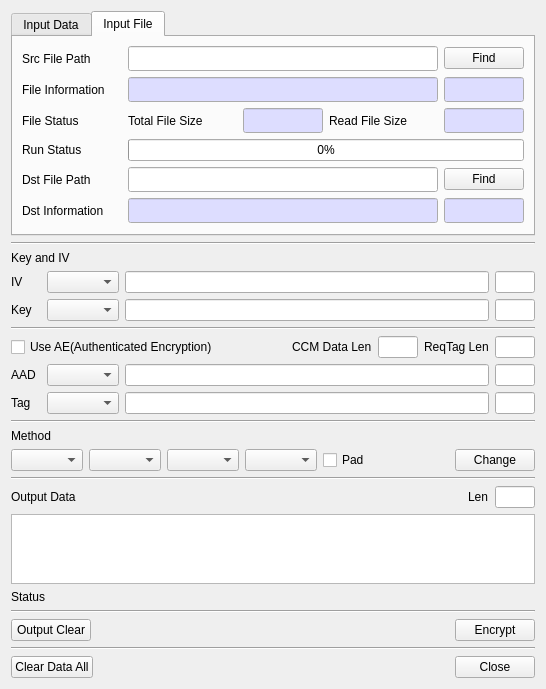
<?xml version="1.0" encoding="UTF-8"?>
<ui version="4.0">
 <class>EncDecDlg</class>
 <widget class="QDialog" name="EncDecDlg">
  <property name="geometry">
   <rect>
    <x>0</x>
    <y>0</y>
    <width>546</width>
    <height>673</height>
   </rect>
  </property>
  <property name="windowTitle">
   <string>Encrypt / Decrypt</string>
  </property>
  <layout class="QVBoxLayout" name="verticalLayout">
   <item>
    <widget class="QTabWidget" name="mInputTab">
     <property name="currentIndex">
      <number>1</number>
     </property>
     <widget class="QWidget" name="tabData">
      <attribute name="title">
       <string>Input Data</string>
      </attribute>
      <layout class="QVBoxLayout" name="verticalLayout_2">
       <item>
        <layout class="QGridLayout" name="gridLayout_4">
         <property name="topMargin">
          <number>0</number>
         </property>
         <item row="0" column="3">
          <widget class="QRadioButton" name="mInputBase64Radio">
           <property name="text">
            <string>Base64</string>
           </property>
          </widget>
         </item>
         <item row="0" column="0">
          <widget class="QLabel" name="label_3">
           <property name="text">
            <string>Input Data</string>
           </property>
          </widget>
         </item>
         <item row="0" column="1">
          <widget class="QRadioButton" name="mInputStringRadio">
           <property name="text">
            <string>String</string>
           </property>
           <property name="checked">
            <bool>true</bool>
           </property>
          </widget>
         </item>
         <item row="0" column="5">
          <widget class="QLabel" name="label_10">
           <property name="text">
            <string>Len</string>
           </property>
          </widget>
         </item>
         <item row="0" column="6">
          <widget class="QLineEdit" name="mInputLenText">
           <property name="minimumSize">
            <size>
             <width>40</width>
             <height>0</height>
            </size>
           </property>
           <property name="maximumSize">
            <size>
             <width>40</width>
             <height>16777215</height>
            </size>
           </property>
           <property name="readOnly">
            <bool>true</bool>
           </property>
          </widget>
         </item>
         <item row="0" column="2">
          <widget class="QRadioButton" name="mInputHexRadio">
           <property name="text">
            <string>Hex</string>
           </property>
          </widget>
         </item>
         <item row="0" column="4">
          <spacer name="horizontalSpacer">
           <property name="orientation">
            <enum>Qt::Horizontal</enum>
           </property>
           <property name="sizeHint" stdset="0">
            <size>
             <width>40</width>
             <height>20</height>
            </size>
           </property>
          </spacer>
         </item>
        </layout>
       </item>
       <item>
        <widget class="QPlainTextEdit" name="mInputText"/>
       </item>
       <item>
        <layout class="QGridLayout" name="gridLayout_5">
         <property name="topMargin">
          <number>0</number>
         </property>
         <item row="0" column="0">
          <widget class="QPushButton" name="mInitBtn">
           <property name="text">
            <string>Init</string>
           </property>
          </widget>
         </item>
         <item row="0" column="1">
          <widget class="QPushButton" name="mUpdateBtn">
           <property name="text">
            <string>Update</string>
           </property>
          </widget>
         </item>
         <item row="0" column="4">
          <widget class="QPushButton" name="mInputClearBtn">
           <property name="text">
            <string>Input Clear</string>
           </property>
          </widget>
         </item>
         <item row="0" column="2">
          <widget class="QPushButton" name="mFinalBtn">
           <property name="text">
            <string>Final</string>
           </property>
          </widget>
         </item>
         <item row="0" column="3">
          <spacer name="horizontalSpacer_7">
           <property name="orientation">
            <enum>Qt::Horizontal</enum>
           </property>
           <property name="sizeHint" stdset="0">
            <size>
             <width>40</width>
             <height>20</height>
            </size>
           </property>
          </spacer>
         </item>
        </layout>
       </item>
      </layout>
     </widget>
     <widget class="QWidget" name="tabFile">
      <attribute name="title">
       <string>Input File</string>
      </attribute>
      <layout class="QVBoxLayout" name="verticalLayout_3">
       <item>
        <layout class="QGridLayout" name="gridLayout_6">
         <item row="0" column="0">
          <widget class="QLabel" name="label_13">
           <property name="minimumSize">
            <size>
             <width>100</width>
             <height>0</height>
            </size>
           </property>
           <property name="maximumSize">
            <size>
             <width>100</width>
             <height>16777215</height>
            </size>
           </property>
           <property name="text">
            <string>Src File Path</string>
           </property>
          </widget>
         </item>
         <item row="0" column="1">
          <widget class="QLineEdit" name="mSrcFileText">
           <property name="font">
            <font>
             <family>굴림체</family>
            </font>
           </property>
          </widget>
         </item>
         <item row="0" column="2">
          <widget class="QPushButton" name="mFindSrcFileBtn">
           <property name="minimumSize">
            <size>
             <width>80</width>
             <height>0</height>
            </size>
           </property>
           <property name="maximumSize">
            <size>
             <width>80</width>
             <height>16777215</height>
            </size>
           </property>
           <property name="text">
            <string>Find</string>
           </property>
          </widget>
         </item>
        </layout>
       </item>
       <item>
        <layout class="QGridLayout" name="gridLayout_7">
         <item row="0" column="1">
          <widget class="QLineEdit" name="mSrcFileInfoText">
           <property name="palette">
            <palette>
             <active>
              <colorrole role="Base">
               <brush brushstyle="SolidPattern">
                <color alpha="255">
                 <red>221</red>
                 <green>221</green>
                 <blue>255</blue>
                </color>
               </brush>
              </colorrole>
             </active>
             <inactive>
              <colorrole role="Base">
               <brush brushstyle="SolidPattern">
                <color alpha="255">
                 <red>221</red>
                 <green>221</green>
                 <blue>255</blue>
                </color>
               </brush>
              </colorrole>
             </inactive>
             <disabled>
              <colorrole role="Base">
               <brush brushstyle="SolidPattern">
                <color alpha="255">
                 <red>240</red>
                 <green>240</green>
                 <blue>240</blue>
                </color>
               </brush>
              </colorrole>
             </disabled>
            </palette>
           </property>
           <property name="font">
            <font>
             <family>굴림체</family>
            </font>
           </property>
          </widget>
         </item>
         <item row="0" column="0">
          <widget class="QLabel" name="label_14">
           <property name="minimumSize">
            <size>
             <width>100</width>
             <height>0</height>
            </size>
           </property>
           <property name="maximumSize">
            <size>
             <width>100</width>
             <height>16777215</height>
            </size>
           </property>
           <property name="text">
            <string>File Information</string>
           </property>
          </widget>
         </item>
         <item row="0" column="2">
          <widget class="QLineEdit" name="mSrcFileSizeText">
           <property name="minimumSize">
            <size>
             <width>80</width>
             <height>0</height>
            </size>
           </property>
           <property name="maximumSize">
            <size>
             <width>80</width>
             <height>16777215</height>
            </size>
           </property>
           <property name="palette">
            <palette>
             <active>
              <colorrole role="Base">
               <brush brushstyle="SolidPattern">
                <color alpha="255">
                 <red>221</red>
                 <green>221</green>
                 <blue>255</blue>
                </color>
               </brush>
              </colorrole>
             </active>
             <inactive>
              <colorrole role="Base">
               <brush brushstyle="SolidPattern">
                <color alpha="255">
                 <red>221</red>
                 <green>221</green>
                 <blue>255</blue>
                </color>
               </brush>
              </colorrole>
             </inactive>
             <disabled>
              <colorrole role="Base">
               <brush brushstyle="SolidPattern">
                <color alpha="255">
                 <red>240</red>
                 <green>240</green>
                 <blue>240</blue>
                </color>
               </brush>
              </colorrole>
             </disabled>
            </palette>
           </property>
           <property name="font">
            <font>
             <family>굴림체</family>
            </font>
           </property>
          </widget>
         </item>
        </layout>
       </item>
       <item>
        <layout class="QGridLayout" name="gridLayout_8">
         <item row="0" column="0">
          <widget class="QLabel" name="label_15">
           <property name="minimumSize">
            <size>
             <width>100</width>
             <height>0</height>
            </size>
           </property>
           <property name="maximumSize">
            <size>
             <width>100</width>
             <height>16777215</height>
            </size>
           </property>
           <property name="text">
            <string>File Status</string>
           </property>
          </widget>
         </item>
         <item row="0" column="2">
          <widget class="QLineEdit" name="mFileTotalSizeText">
           <property name="minimumSize">
            <size>
             <width>80</width>
             <height>0</height>
            </size>
           </property>
           <property name="maximumSize">
            <size>
             <width>80</width>
             <height>16777215</height>
            </size>
           </property>
           <property name="palette">
            <palette>
             <active>
              <colorrole role="Base">
               <brush brushstyle="SolidPattern">
                <color alpha="255">
                 <red>221</red>
                 <green>221</green>
                 <blue>255</blue>
                </color>
               </brush>
              </colorrole>
             </active>
             <inactive>
              <colorrole role="Base">
               <brush brushstyle="SolidPattern">
                <color alpha="255">
                 <red>221</red>
                 <green>221</green>
                 <blue>255</blue>
                </color>
               </brush>
              </colorrole>
             </inactive>
             <disabled>
              <colorrole role="Base">
               <brush brushstyle="SolidPattern">
                <color alpha="255">
                 <red>240</red>
                 <green>240</green>
                 <blue>240</blue>
                </color>
               </brush>
              </colorrole>
             </disabled>
            </palette>
           </property>
           <property name="font">
            <font>
             <family>굴림체</family>
            </font>
           </property>
          </widget>
         </item>
         <item row="0" column="3">
          <widget class="QLabel" name="label_17">
           <property name="text">
            <string>Read File Size</string>
           </property>
          </widget>
         </item>
         <item row="0" column="1">
          <widget class="QLabel" name="label_16">
           <property name="text">
            <string>Total File Size</string>
           </property>
          </widget>
         </item>
         <item row="0" column="4">
          <widget class="QLineEdit" name="mFileReadSizeText">
           <property name="minimumSize">
            <size>
             <width>80</width>
             <height>0</height>
            </size>
           </property>
           <property name="maximumSize">
            <size>
             <width>80</width>
             <height>16777215</height>
            </size>
           </property>
           <property name="palette">
            <palette>
             <active>
              <colorrole role="Base">
               <brush brushstyle="SolidPattern">
                <color alpha="255">
                 <red>221</red>
                 <green>221</green>
                 <blue>255</blue>
                </color>
               </brush>
              </colorrole>
             </active>
             <inactive>
              <colorrole role="Base">
               <brush brushstyle="SolidPattern">
                <color alpha="255">
                 <red>221</red>
                 <green>221</green>
                 <blue>255</blue>
                </color>
               </brush>
              </colorrole>
             </inactive>
             <disabled>
              <colorrole role="Base">
               <brush brushstyle="SolidPattern">
                <color alpha="255">
                 <red>240</red>
                 <green>240</green>
                 <blue>240</blue>
                </color>
               </brush>
              </colorrole>
             </disabled>
            </palette>
           </property>
           <property name="font">
            <font>
             <family>굴림체</family>
            </font>
           </property>
          </widget>
         </item>
        </layout>
       </item>
       <item>
        <layout class="QGridLayout" name="gridLayout_10">
         <property name="topMargin">
          <number>0</number>
         </property>
         <item row="0" column="1">
          <widget class="QProgressBar" name="mEncProgBar">
           <property name="value">
            <number>0</number>
           </property>
          </widget>
         </item>
         <item row="0" column="0">
          <widget class="QLabel" name="label_19">
           <property name="minimumSize">
            <size>
             <width>100</width>
             <height>0</height>
            </size>
           </property>
           <property name="maximumSize">
            <size>
             <width>100</width>
             <height>16777215</height>
            </size>
           </property>
           <property name="text">
            <string>Run Status</string>
           </property>
          </widget>
         </item>
        </layout>
       </item>
       <item>
        <layout class="QGridLayout" name="gridLayout_9">
         <item row="0" column="1">
          <widget class="QLineEdit" name="mDstFileText">
           <property name="font">
            <font>
             <family>굴림체</family>
            </font>
           </property>
          </widget>
         </item>
         <item row="0" column="0">
          <widget class="QLabel" name="label_18">
           <property name="minimumSize">
            <size>
             <width>100</width>
             <height>0</height>
            </size>
           </property>
           <property name="maximumSize">
            <size>
             <width>100</width>
             <height>16777215</height>
            </size>
           </property>
           <property name="text">
            <string>Dst File Path</string>
           </property>
          </widget>
         </item>
         <item row="0" column="2">
          <widget class="QPushButton" name="mFindDstFileBtn">
           <property name="text">
            <string>Find</string>
           </property>
          </widget>
         </item>
        </layout>
       </item>
       <item>
        <layout class="QGridLayout" name="gridLayout_11">
         <property name="topMargin">
          <number>0</number>
         </property>
         <item row="0" column="0">
          <widget class="QLabel" name="label_20">
           <property name="minimumSize">
            <size>
             <width>100</width>
             <height>0</height>
            </size>
           </property>
           <property name="maximumSize">
            <size>
             <width>100</width>
             <height>16777215</height>
            </size>
           </property>
           <property name="text">
            <string>Dst Information</string>
           </property>
          </widget>
         </item>
         <item row="0" column="1">
          <widget class="QLineEdit" name="mDstFileInfoText">
           <property name="palette">
            <palette>
             <active>
              <colorrole role="Base">
               <brush brushstyle="SolidPattern">
                <color alpha="255">
                 <red>221</red>
                 <green>221</green>
                 <blue>255</blue>
                </color>
               </brush>
              </colorrole>
             </active>
             <inactive>
              <colorrole role="Base">
               <brush brushstyle="SolidPattern">
                <color alpha="255">
                 <red>221</red>
                 <green>221</green>
                 <blue>255</blue>
                </color>
               </brush>
              </colorrole>
             </inactive>
             <disabled>
              <colorrole role="Base">
               <brush brushstyle="SolidPattern">
                <color alpha="255">
                 <red>240</red>
                 <green>240</green>
                 <blue>240</blue>
                </color>
               </brush>
              </colorrole>
             </disabled>
            </palette>
           </property>
           <property name="font">
            <font>
             <family>굴림체</family>
            </font>
           </property>
           <property name="readOnly">
            <bool>true</bool>
           </property>
          </widget>
         </item>
         <item row="0" column="2">
          <widget class="QLineEdit" name="mDstFileSizeText">
           <property name="minimumSize">
            <size>
             <width>80</width>
             <height>0</height>
            </size>
           </property>
           <property name="maximumSize">
            <size>
             <width>80</width>
             <height>16777215</height>
            </size>
           </property>
           <property name="palette">
            <palette>
             <active>
              <colorrole role="Base">
               <brush brushstyle="SolidPattern">
                <color alpha="255">
                 <red>221</red>
                 <green>221</green>
                 <blue>255</blue>
                </color>
               </brush>
              </colorrole>
             </active>
             <inactive>
              <colorrole role="Base">
               <brush brushstyle="SolidPattern">
                <color alpha="255">
                 <red>221</red>
                 <green>221</green>
                 <blue>255</blue>
                </color>
               </brush>
              </colorrole>
             </inactive>
             <disabled>
              <colorrole role="Base">
               <brush brushstyle="SolidPattern">
                <color alpha="255">
                 <red>240</red>
                 <green>240</green>
                 <blue>240</blue>
                </color>
               </brush>
              </colorrole>
             </disabled>
            </palette>
           </property>
           <property name="font">
            <font>
             <family>굴림체</family>
            </font>
           </property>
           <property name="readOnly">
            <bool>true</bool>
           </property>
          </widget>
         </item>
        </layout>
       </item>
       <item>
        <spacer name="verticalSpacer">
         <property name="orientation">
          <enum>Qt::Vertical</enum>
         </property>
         <property name="sizeHint" stdset="0">
          <size>
           <width>20</width>
           <height>40</height>
          </size>
         </property>
        </spacer>
       </item>
      </layout>
     </widget>
    </widget>
   </item>
   <item>
    <widget class="Line" name="line_2">
     <property name="orientation">
      <enum>Qt::Horizontal</enum>
     </property>
    </widget>
   </item>
   <item>
    <widget class="QLabel" name="label_5">
     <property name="text">
      <string>Key and IV</string>
     </property>
    </widget>
   </item>
   <item>
    <layout class="QHBoxLayout" name="horizontalLayout_3">
     <item>
      <widget class="QLabel" name="label">
       <property name="minimumSize">
        <size>
         <width>30</width>
         <height>0</height>
        </size>
       </property>
       <property name="text">
        <string>IV</string>
       </property>
      </widget>
     </item>
     <item>
      <widget class="QComboBox" name="mIVTypeCombo"/>
     </item>
     <item>
      <widget class="QLineEdit" name="mIVText"/>
     </item>
     <item>
      <widget class="QLineEdit" name="mIVLenText">
       <property name="minimumSize">
        <size>
         <width>40</width>
         <height>0</height>
        </size>
       </property>
       <property name="maximumSize">
        <size>
         <width>40</width>
         <height>16777215</height>
        </size>
       </property>
       <property name="readOnly">
        <bool>true</bool>
       </property>
      </widget>
     </item>
    </layout>
   </item>
   <item>
    <layout class="QHBoxLayout" name="horizontalLayout_4">
     <item>
      <widget class="QLabel" name="label_2">
       <property name="minimumSize">
        <size>
         <width>30</width>
         <height>0</height>
        </size>
       </property>
       <property name="text">
        <string>Key</string>
       </property>
      </widget>
     </item>
     <item>
      <widget class="QComboBox" name="mKeyTypeCombo"/>
     </item>
     <item>
      <widget class="QLineEdit" name="mKeyText"/>
     </item>
     <item>
      <widget class="QLineEdit" name="mKeyLenText">
       <property name="minimumSize">
        <size>
         <width>40</width>
         <height>0</height>
        </size>
       </property>
       <property name="maximumSize">
        <size>
         <width>40</width>
         <height>16777215</height>
        </size>
       </property>
       <property name="readOnly">
        <bool>true</bool>
       </property>
      </widget>
     </item>
    </layout>
   </item>
   <item>
    <widget class="Line" name="line_3">
     <property name="orientation">
      <enum>Qt::Horizontal</enum>
     </property>
    </widget>
   </item>
   <item>
    <layout class="QGridLayout" name="gridLayout_2">
     <property name="topMargin">
      <number>0</number>
     </property>
     <item row="0" column="0">
      <widget class="QCheckBox" name="mUseAECheck">
       <property name="text">
        <string>Use AE(Authenticated Encryption)</string>
       </property>
      </widget>
     </item>
     <item row="0" column="2">
      <widget class="QLabel" name="label_8">
       <property name="text">
        <string>CCM Data Len</string>
       </property>
      </widget>
     </item>
     <item row="0" column="1">
      <spacer name="horizontalSpacer_4">
       <property name="orientation">
        <enum>Qt::Horizontal</enum>
       </property>
       <property name="sizeHint" stdset="0">
        <size>
         <width>40</width>
         <height>20</height>
        </size>
       </property>
      </spacer>
     </item>
     <item row="0" column="3">
      <widget class="QLineEdit" name="mCCMDataLength">
       <property name="maximumSize">
        <size>
         <width>40</width>
         <height>16777215</height>
        </size>
       </property>
      </widget>
     </item>
     <item row="0" column="4">
      <widget class="QLabel" name="label_12">
       <property name="text">
        <string>ReqTag Len</string>
       </property>
      </widget>
     </item>
     <item row="0" column="5">
      <widget class="QLineEdit" name="mReqTagLenText">
       <property name="minimumSize">
        <size>
         <width>40</width>
         <height>0</height>
        </size>
       </property>
       <property name="maximumSize">
        <size>
         <width>40</width>
         <height>16777215</height>
        </size>
       </property>
      </widget>
     </item>
    </layout>
   </item>
   <item>
    <layout class="QHBoxLayout" name="horizontalLayout_7">
     <item>
      <widget class="QLabel" name="label_6">
       <property name="minimumSize">
        <size>
         <width>30</width>
         <height>0</height>
        </size>
       </property>
       <property name="text">
        <string>AAD</string>
       </property>
      </widget>
     </item>
     <item>
      <widget class="QComboBox" name="mAADTypeCombo"/>
     </item>
     <item>
      <widget class="QLineEdit" name="mAADText"/>
     </item>
     <item>
      <widget class="QLineEdit" name="mAADLenText">
       <property name="minimumSize">
        <size>
         <width>40</width>
         <height>0</height>
        </size>
       </property>
       <property name="maximumSize">
        <size>
         <width>40</width>
         <height>16777215</height>
        </size>
       </property>
       <property name="readOnly">
        <bool>true</bool>
       </property>
      </widget>
     </item>
    </layout>
   </item>
   <item>
    <layout class="QHBoxLayout" name="horizontalLayout_8">
     <item>
      <widget class="QLabel" name="label_7">
       <property name="minimumSize">
        <size>
         <width>30</width>
         <height>0</height>
        </size>
       </property>
       <property name="text">
        <string>Tag</string>
       </property>
      </widget>
     </item>
     <item>
      <widget class="QComboBox" name="mTagTypeCombo"/>
     </item>
     <item>
      <widget class="QLineEdit" name="mTagText"/>
     </item>
     <item>
      <widget class="QLineEdit" name="mTagLenText">
       <property name="minimumSize">
        <size>
         <width>40</width>
         <height>0</height>
        </size>
       </property>
       <property name="maximumSize">
        <size>
         <width>40</width>
         <height>16777215</height>
        </size>
       </property>
       <property name="readOnly">
        <bool>true</bool>
       </property>
      </widget>
     </item>
    </layout>
   </item>
   <item>
    <widget class="Line" name="line_4">
     <property name="orientation">
      <enum>Qt::Horizontal</enum>
     </property>
    </widget>
   </item>
   <item>
    <widget class="QLabel" name="label_4">
     <property name="text">
      <string>Method</string>
     </property>
    </widget>
   </item>
   <item>
    <layout class="QHBoxLayout" name="horizontalLayout_2">
     <item>
      <widget class="QComboBox" name="mAlgCombo">
       <property name="minimumSize">
        <size>
         <width>0</width>
         <height>0</height>
        </size>
       </property>
      </widget>
     </item>
     <item>
      <widget class="QComboBox" name="mModeCombo"/>
     </item>
     <item>
      <widget class="QComboBox" name="mOutputTypeCombo"/>
     </item>
     <item>
      <widget class="QComboBox" name="mMethodCombo"/>
     </item>
     <item>
      <widget class="QCheckBox" name="mPadCheck">
       <property name="text">
        <string>Pad</string>
       </property>
      </widget>
     </item>
     <item>
      <spacer name="horizontalSpacer_2">
       <property name="orientation">
        <enum>Qt::Horizontal</enum>
       </property>
       <property name="sizeHint" stdset="0">
        <size>
         <width>40</width>
         <height>20</height>
        </size>
       </property>
      </spacer>
     </item>
     <item>
      <widget class="QPushButton" name="mChangeBtn">
       <property name="text">
        <string>Change</string>
       </property>
      </widget>
     </item>
    </layout>
   </item>
   <item>
    <widget class="Line" name="line">
     <property name="orientation">
      <enum>Qt::Horizontal</enum>
     </property>
    </widget>
   </item>
   <item>
    <layout class="QGridLayout" name="gridLayout_3">
     <property name="topMargin">
      <number>0</number>
     </property>
     <item row="0" column="3">
      <widget class="QLineEdit" name="mOutputLenText">
       <property name="minimumSize">
        <size>
         <width>40</width>
         <height>0</height>
        </size>
       </property>
       <property name="maximumSize">
        <size>
         <width>40</width>
         <height>16777215</height>
        </size>
       </property>
       <property name="readOnly">
        <bool>true</bool>
       </property>
      </widget>
     </item>
     <item row="0" column="1">
      <spacer name="horizontalSpacer_5">
       <property name="orientation">
        <enum>Qt::Horizontal</enum>
       </property>
       <property name="sizeHint" stdset="0">
        <size>
         <width>40</width>
         <height>20</height>
        </size>
       </property>
      </spacer>
     </item>
     <item row="0" column="0">
      <widget class="QLabel" name="label_9">
       <property name="text">
        <string>Output Data</string>
       </property>
      </widget>
     </item>
     <item row="0" column="2">
      <widget class="QLabel" name="label_11">
       <property name="text">
        <string>Len</string>
       </property>
      </widget>
     </item>
    </layout>
   </item>
   <item>
    <widget class="QPlainTextEdit" name="mOutputText"/>
   </item>
   <item>
    <widget class="QLabel" name="mStatusLabel">
     <property name="text">
      <string>Status</string>
     </property>
    </widget>
   </item>
   <item>
    <widget class="Line" name="line_5">
     <property name="orientation">
      <enum>Qt::Horizontal</enum>
     </property>
    </widget>
   </item>
   <item>
    <layout class="QHBoxLayout" name="horizontalLayout_6">
     <property name="topMargin">
      <number>0</number>
     </property>
     <item>
      <widget class="QPushButton" name="mOutputClearBtn">
       <property name="text">
        <string>Output Clear</string>
       </property>
      </widget>
     </item>
     <item>
      <spacer name="horizontalSpacer_3">
       <property name="orientation">
        <enum>Qt::Horizontal</enum>
       </property>
       <property name="sizeHint" stdset="0">
        <size>
         <width>40</width>
         <height>20</height>
        </size>
       </property>
      </spacer>
     </item>
     <item>
      <widget class="QPushButton" name="mRunBtn">
       <property name="text">
        <string>Encrypt</string>
       </property>
      </widget>
     </item>
    </layout>
   </item>
   <item>
    <widget class="Line" name="line_6">
     <property name="orientation">
      <enum>Qt::Horizontal</enum>
     </property>
    </widget>
   </item>
   <item>
    <layout class="QGridLayout" name="gridLayout">
     <property name="topMargin">
      <number>0</number>
     </property>
     <item row="0" column="0">
      <widget class="QPushButton" name="mClearDataAllBtn">
       <property name="text">
        <string>Clear Data All</string>
       </property>
      </widget>
     </item>
     <item row="0" column="2">
      <widget class="QPushButton" name="mCloseBtn">
       <property name="text">
        <string>Close</string>
       </property>
      </widget>
     </item>
     <item row="0" column="1">
      <spacer name="horizontalSpacer_6">
       <property name="orientation">
        <enum>Qt::Horizontal</enum>
       </property>
       <property name="sizeHint" stdset="0">
        <size>
         <width>40</width>
         <height>20</height>
        </size>
       </property>
      </spacer>
     </item>
    </layout>
   </item>
  </layout>
 </widget>
 <tabstops>
  <tabstop>mIVTypeCombo</tabstop>
  <tabstop>mIVText</tabstop>
  <tabstop>mIVLenText</tabstop>
  <tabstop>mKeyTypeCombo</tabstop>
  <tabstop>mKeyText</tabstop>
  <tabstop>mKeyLenText</tabstop>
  <tabstop>mUseAECheck</tabstop>
  <tabstop>mCCMDataLength</tabstop>
  <tabstop>mReqTagLenText</tabstop>
  <tabstop>mAADTypeCombo</tabstop>
  <tabstop>mAADText</tabstop>
  <tabstop>mAADLenText</tabstop>
  <tabstop>mTagTypeCombo</tabstop>
  <tabstop>mTagText</tabstop>
  <tabstop>mTagLenText</tabstop>
  <tabstop>mAlgCombo</tabstop>
  <tabstop>mModeCombo</tabstop>
  <tabstop>mOutputTypeCombo</tabstop>
  <tabstop>mMethodCombo</tabstop>
  <tabstop>mPadCheck</tabstop>
  <tabstop>mChangeBtn</tabstop>
  <tabstop>mOutputLenText</tabstop>
  <tabstop>mOutputText</tabstop>
  <tabstop>mRunBtn</tabstop>
  <tabstop>mClearDataAllBtn</tabstop>
  <tabstop>mCloseBtn</tabstop>
 </tabstops>
 <resources/>
 <connections/>
</ui>
